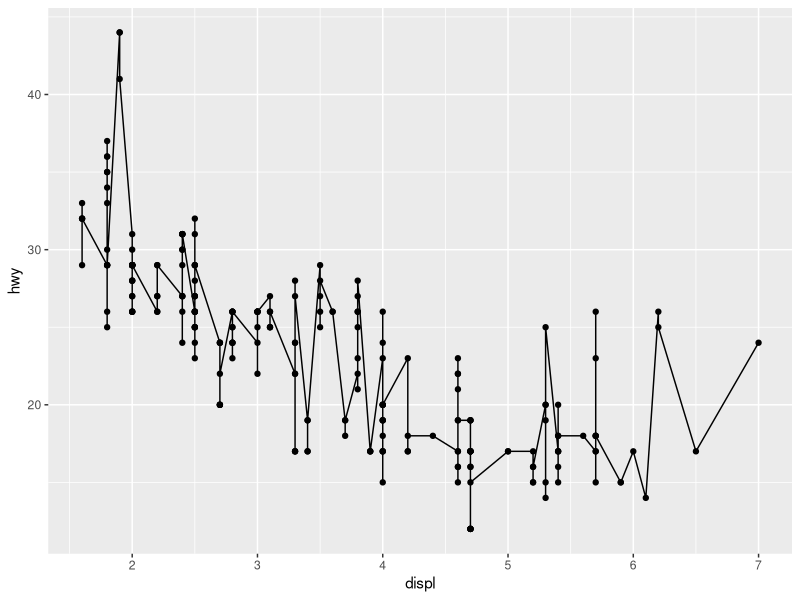
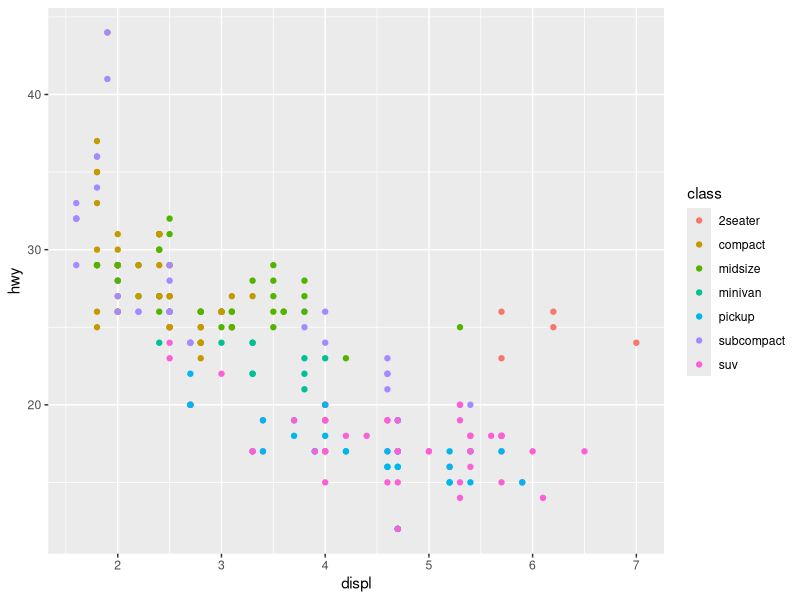
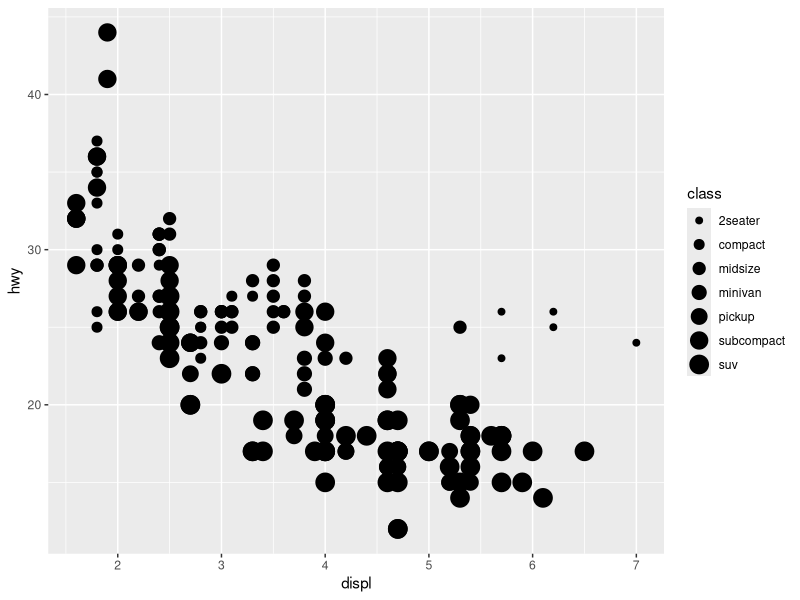
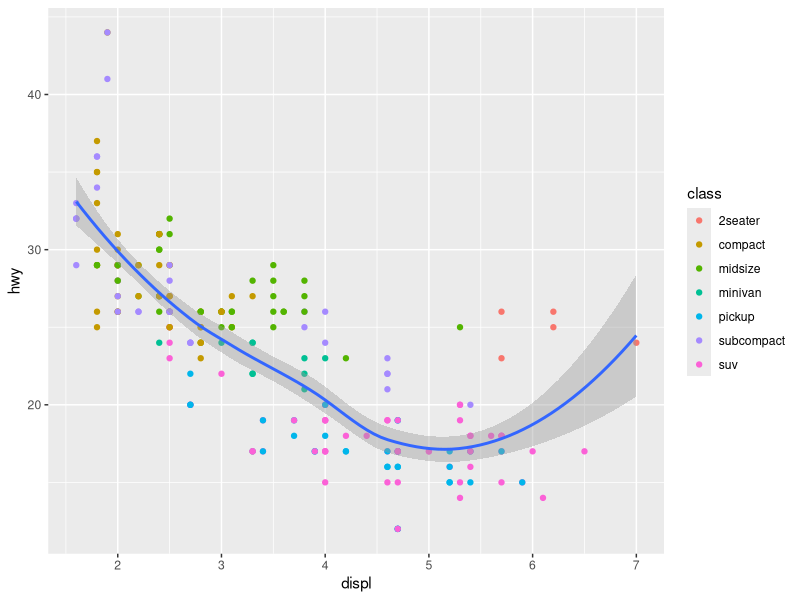
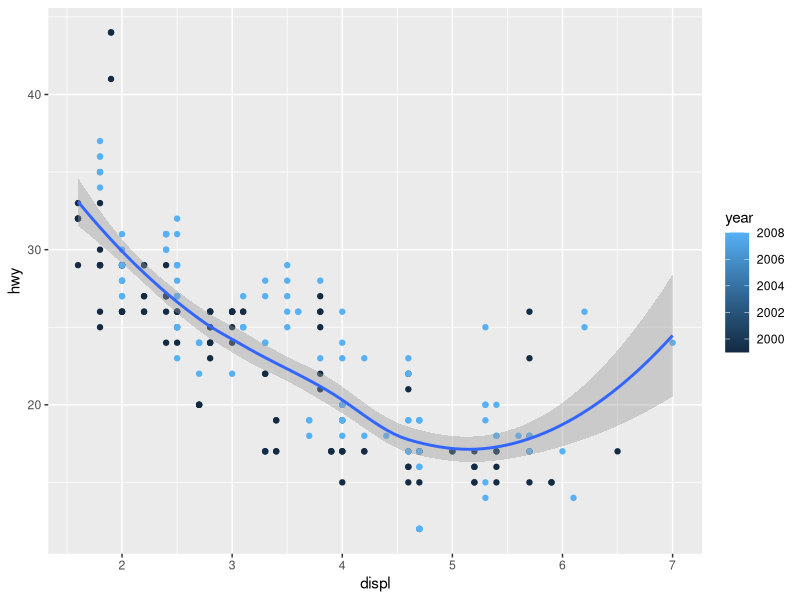

These charts were generated, in order, by the following R code:
## ---- chunk 1
knitr::opts_chunk$set(echo = TRUE)
## ---- chunk 2
library(ggplot2)
library(tidyverse)
library(dplyr)
library(tibble)
## ---- chunk 3
ggplot2::mpg
## ---- chunk 4
ggplot(data = mpg) + 
  geom_point(mapping = aes(x = displ, y = hwy)) +
	geom_line(aes(x=displ, y=hwy))
## ---- chunk 5
# to have the car class in different colors
ggplot(data = mpg) + 
  geom_point(mapping = aes(x = displ, y = hwy, color = class))
## ---- chunk 6
# the class in differnet size
ggplot(data = mpg) + 
  geom_point(mapping = aes(x = displ, y = hwy, size = class))
## ---- chunk 7
#better still, i can layer it up
ggplot(data = mpg) + 
  geom_point(mapping = aes(x = displ, y = hwy, color = class)) +
	geom_smooth(aes(displ, hwy))
## ---- chunk 8
# just wanted to have fun with the color gradient in year
ggplot(data = mpg) + 
  geom_point(mapping = aes(x = displ, y = hwy, color = year)) +
	geom_smooth(aes(displ, hwy))

